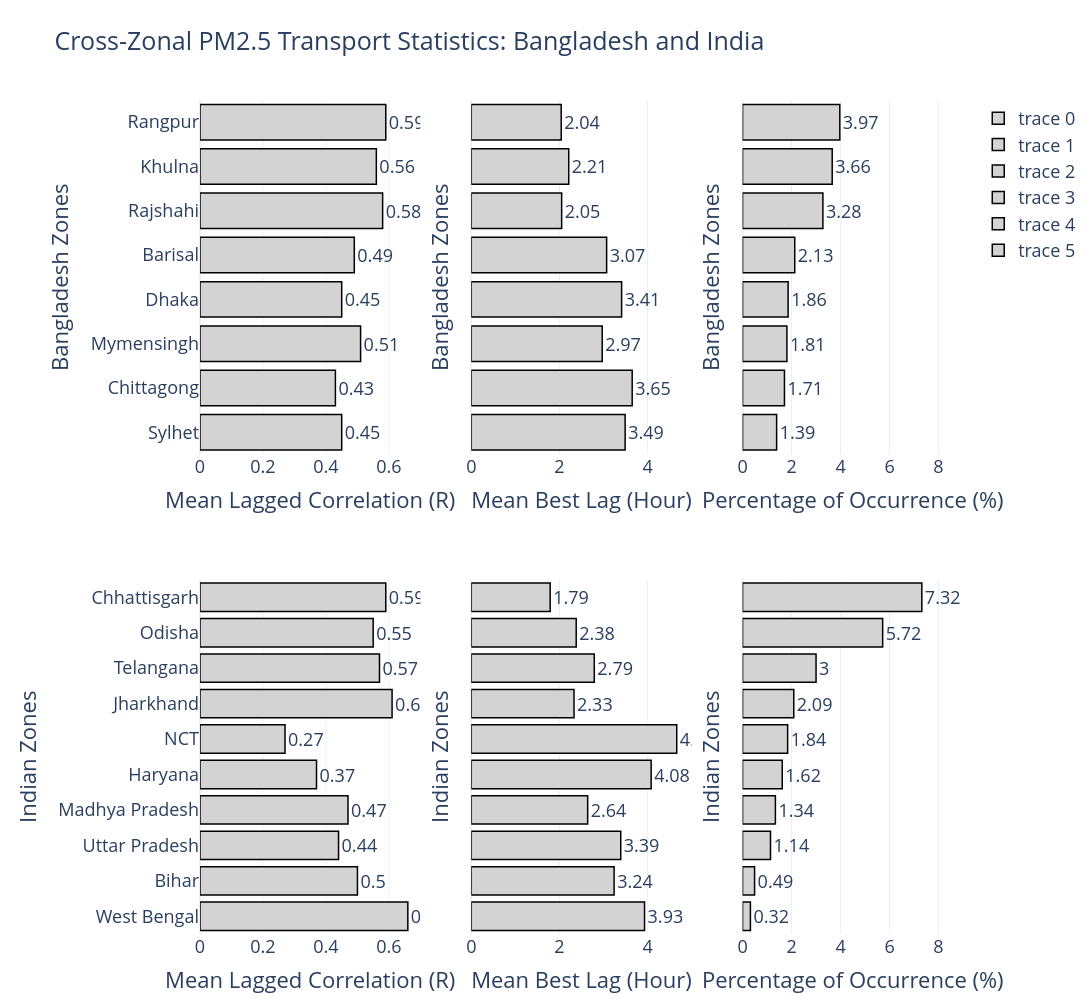

Here is the notebook cell this chart was saved with:
### Code cell
from plotly.subplots import make_subplots
import plotly.graph_objects as go

# Convert to lists for indexing
bd_zones = bd_cross_corr_statisitics.index
bd_mean_lagged_corr = bd_cross_corr_statisitics["Mean Lagged Correlation"]
bd_mean_best_lag = bd_cross_corr_statisitics["Mean Best Lag"]
bd_percentage_occurrence = bd_cross_corr_statisitics["Percentage of Occurance"]

india_zones = india_cross_corr_statisitics.index
india_mean_lagged_corr = india_cross_corr_statisitics["Mean Lagged Correlation"]
india_mean_best_lag = india_cross_corr_statisitics["Mean Best Lag"]
india_percentage_occurrence = india_cross_corr_statisitics["Percentage of Occurance"]

# Create the subplot layout
# Set shared axis ranges
lagged_corr_range = [0, 0.7]
best_lag_range = [0, 5]
percentage_range = [0, 9]

# Create the subplot layout
fig = make_subplots(
    rows=2, cols=3,
    shared_yaxes=True,
    # subplot_titles=[
    #     "BD: Mean Lagged Correlation", "BD: Mean Best Lag", "BD: Percentage of Occurrence",
    #     "India: Mean Lagged Correlation", "India: Mean Best Lag", "India: Percentage of Occurrence"
    # ]
)

# Add Bangladeshi data to row 1
fig.add_trace(go.Bar(
    x=bd_mean_lagged_corr,
    y=bd_zones,
    orientation='h',
    text=bd_mean_lagged_corr,
    textposition='outside',
    marker=dict(color='lightgrey', line=dict(color='black', width=1.5))
), row=1, col=1)

fig.add_trace(go.Bar(
    x=bd_mean_best_lag,
    y=bd_zones,
    orientation='h',
    text=bd_mean_best_lag,
    textposition='outside',
    marker=dict(color='lightgrey', line=dict(color='black', width=1.5))
), row=1, col=2)

fig.add_trace(go.Bar(
    x=bd_percentage_occurrence,
    y=bd_zones,
    orientation='h',
    text=bd_percentage_occurrence,
    textposition='outside',
    marker=dict(color='lightgrey', line=dict(color='black', width=1.5))
), row=1, col=3)

# Add Indian data to row 2
fig.add_trace(go.Bar(
    x=india_mean_lagged_corr,
    y=india_zones,
    orientation='h',
    text=india_mean_lagged_corr,
    textposition='outside',
    marker=dict(color='lightgrey', line=dict(color='black', width=1.5))
), row=2, col=1)

fig.add_trace(go.Bar(
    x=india_mean_best_lag,
    y=india_zones,
    orientation='h',
    text=india_mean_best_lag,
    textposition='outside',
    marker=dict(color='lightgrey', line=dict(color='black', width=1.5))
), row=2, col=2)

fig.add_trace(go.Bar(
    x=india_percentage_occurrence,
    y=india_zones,
    orientation='h',
    text=india_percentage_occurrence,
    textposition='outside',
    marker=dict(color='lightgrey', line=dict(color='black', width=1.5))
), row=2, col=3)

# Update layout
fig.update_layout(
    title="Cross-Zonal PM2.5 Transport Statistics: Bangladesh and India",
    template="plotly_white",
    height=1000,
    width=2000,
    font=dict(size=18),
    margin=dict(l=200, r=50, t=100, b=50)
)

# Update axis ranges and titles
fig.update_xaxes(title_text="Mean Lagged Correlation (R)", range=lagged_corr_range, row=1, col=1)
fig.update_xaxes(title_text="Mean Best Lag (Hour)", range=best_lag_range, row=1, col=2)
fig.update_xaxes(title_text="Percentage of Occurrence (%)", range=percentage_range, row=1, col=3)
fig.update_xaxes(title_text="Mean Lagged Correlation (R)", range=lagged_corr_range, row=2, col=1)
fig.update_xaxes(title_text="Mean Best Lag (Hour)", range=best_lag_range, row=2, col=2)
fig.update_xaxes(title_text="Percentage of Occurrence (%)", range=percentage_range, row=2, col=3)

fig.update_yaxes(title_text="Bangladesh Zones", row=1, automargin=True)
fig.update_yaxes(title_text="Indian Zones", row=2, automargin=True)

fig.show()

### Figure 1 — Plotly figure (JSON) as saved in the notebook; plotly's stock layout.template omitted (floating-point values rounded to 4 significant figures)
{"data": [{"marker": {"color": "lightgrey", "line": {"color": "black", "width": 1.5}}, "orientation": "h", "text": [0.45, 0.43, 0.51, 0.45, 0.49, 0.58, 0.56, 0.59], "textposition": "outside", "type": "bar", "x": [0.45, 0.43, 0.51, 0.45, 0.49, 0.58, 0.56, 0.59], "xaxis": "x", "y": ["Sylhet", "Chittagong", "Mymensingh", "Dhaka", "Barisal", "Rajshahi", "Khulna", "Rangpur"], "yaxis": "y"}, {"marker": {"color": "lightgrey", "line": {"color": "black", "width": 1.5}}, "orientation": "h", "text": [3.49, 3.65, 2.97, 3.41, 3.07, 2.05, 2.21, 2.04], "textposition": "outside", "type": "bar", "x": [3.49, 3.65, 2.97, 3.41, 3.07, 2.05, 2.21, 2.04], "xaxis": "x2", "y": ["Sylhet", "Chittagong", "Mymensingh", "Dhaka", "Barisal", "Rajshahi", "Khulna", "Rangpur"], "yaxis": "y2"}, {"marker": {"color": "lightgrey", "line": {"color": "black", "width": 1.5}}, "orientation": "h", "text": [1.39, 1.71, 1.81, 1.86, 2.13, 3.28, 3.66, 3.97], "textposition": "outside", "type": "bar", "x": [1.39, 1.71, 1.81, 1.86, 2.13, 3.28, 3.66, 3.97], "xaxis": "x3", "y": ["Sylhet", "Chittagong", "Mymensingh", "Dhaka", "Barisal", "Rajshahi", "Khulna", "Rangpur"], "yaxis": "y3"}, {"marker": {"color": "lightgrey", "line": {"color": "black", "width": 1.5}}, "orientation": "h", "text": [0.66, 0.5, 0.44, 0.47, 0.37, 0.27, 0.61, 0.57, 0.55, 0.59], "textposition": "outside", "type": "bar", "x": [0.66, 0.5, 0.44, 0.47, 0.37, 0.27, 0.61, 0.57, 0.55, 0.59], "xaxis": "x4", "y": ["West Bengal", "Bihar", "Uttar Pradesh", "Madhya Pradesh", "Haryana", "NCT", "Jharkhand", "Telangana", "Odisha", "Chhattisgarh"], "yaxis": "y4"}, {"marker": {"color": "lightgrey", "line": {"color": "black", "width": 1.5}}, "orientation": "h", "text": [3.93, 3.24, 3.39, 2.64, 4.08, 4.66, 2.33, 2.79, 2.38, 1.79], "textposition": "outside", "type": "bar", "x": [3.93, 3.24, 3.39, 2.64, 4.08, 4.66, 2.33, 2.79, 2.38, 1.79], "xaxis": "x5", "y": ["West Bengal", "Bihar", "Uttar Pradesh", "Madhya Pradesh", "Haryana", "NCT", "Jharkhand", "Telangana", "Odisha", "Chhattisgarh"], "yaxis": "y5"}, {"marker": {"color": "lightgrey", "line": {"color": "black", "width": 1.5}}, "orientation": "h", "text": [0.32, 0.49, 1.14, 1.34, 1.62, 1.84, 2.09, 3.0, 5.72, 7.32], "textposition": "outside", "type": "bar", "x": [0.32, 0.49, 1.14, 1.34, 1.62, 1.84, 2.09, 3.0, 5.72, 7.32], "xaxis": "x6", "y": ["West Bengal", "Bihar", "Uttar Pradesh", "Madhya Pradesh", "Haryana", "NCT", "Jharkhand", "Telangana", "Odisha", "Chhattisgarh"], "yaxis": "y6"}], "layout": {"font": {"size": 18}, "height": 1000, "margin": {"b": 50, "l": 200, "r": 50, "t": 100}, "title": {"text": "Cross-Zonal PM2.5 Transport Statistics: Bangladesh and India"}, "width": 2000, "xaxis": {"anchor": "y", "domain": [0.0, 0.2889], "range": [0, 0.7], "title": {"text": "Mean Lagged Correlation (R)"}}, "xaxis2": {"anchor": "y2", "domain": [0.3556, 0.6444], "range": [0, 5], "title": {"text": "Mean Best Lag (Hour)"}}, "xaxis3": {"anchor": "y3", "domain": [0.7111, 1.0], "range": [0, 9], "title": {"text": "Percentage of Occurrence (%)"}}, "xaxis4": {"anchor": "y4", "domain": [0.0, 0.2889], "range": [0, 0.7], "title": {"text": "Mean Lagged Correlation (R)"}}, "xaxis5": {"anchor": "y5", "domain": [0.3556, 0.6444], "range": [0, 5], "title": {"text": "Mean Best Lag (Hour)"}}, "xaxis6": {"anchor": "y6", "domain": [0.7111, 1.0], "range": [0, 9], "title": {"text": "Percentage of Occurrence (%)"}}, "yaxis": {"anchor": "x", "automargin": true, "domain": [0.575, 1.0], "title": {"text": "Bangladesh Zones"}}, "yaxis2": {"anchor": "x2", "automargin": true, "domain": [0.575, 1.0], "matches": "y", "showticklabels": false, "title": {"text": "Bangladesh Zones"}}, "yaxis3": {"anchor": "x3", "automargin": true, "domain": [0.575, 1.0], "matches": "y", "showticklabels": false, "title": {"text": "Bangladesh Zones"}}, "yaxis4": {"anchor": "x4", "automargin": true, "domain": [0.0, 0.425], "title": {"text": "Indian Zones"}}, "yaxis5": {"anchor": "x5", "automargin": true, "domain": [0.0, 0.425], "matches": "y4", "showticklabels": false, "title": {"text": "Indian Zones"}}, "yaxis6": {"anchor": "x6", "automargin": true, "domain": [0.0, 0.425], "matches": "y4", "showticklabels": false, "title": {"text": "Indian Zones"}}}}
